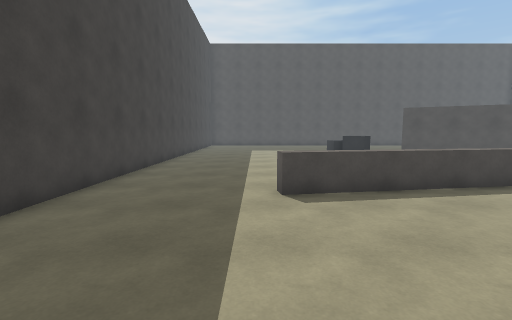
view 1 (above)

18 first-person views from a walk through a scene from a Unity 3-D project. The camera is 1.5 m above the floor, tilts 6° down and sees 85° across. The floor is counted in squares, 1 m on a side. Each view is taken from the middle of a square. On the plan, view 1 faces up. The plan holds only what a view shows up to about 14 squares ahead; the rest is blank. The player is left out.

view 2
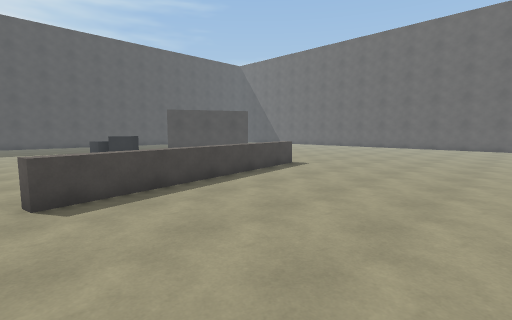

view 3
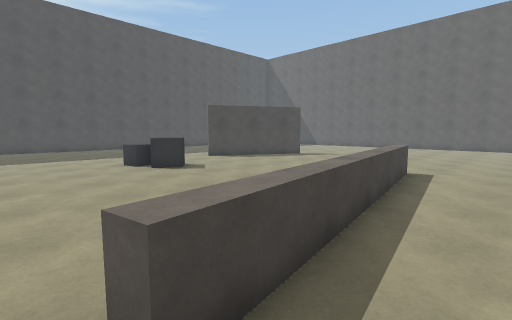

view 4
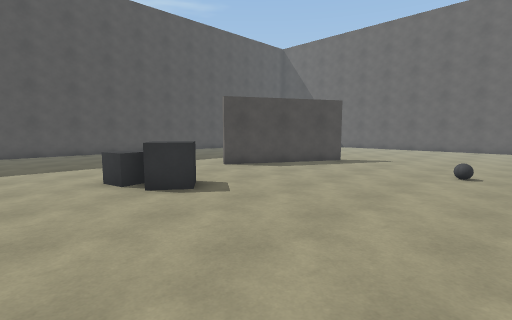

view 5
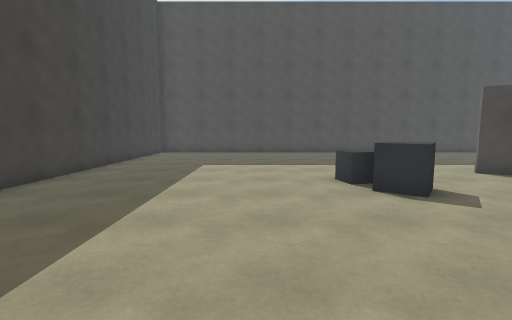

view 6
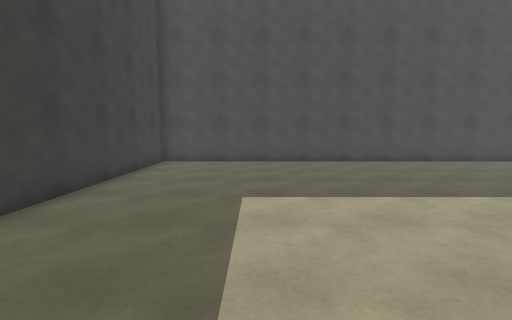

view 7
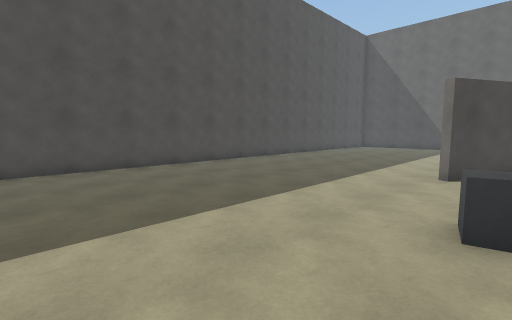

view 8
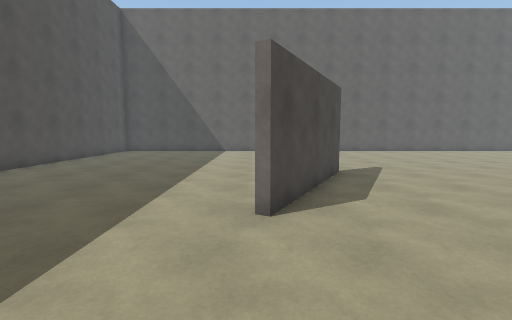

view 9
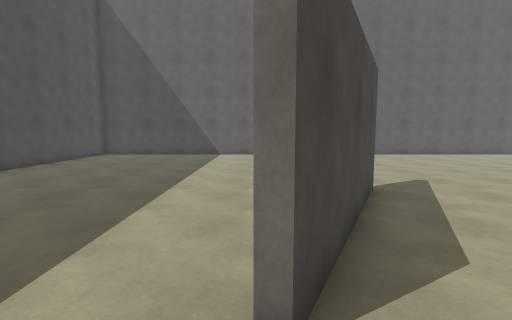

view 10
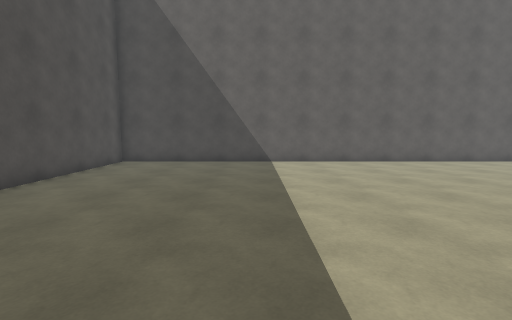

view 11
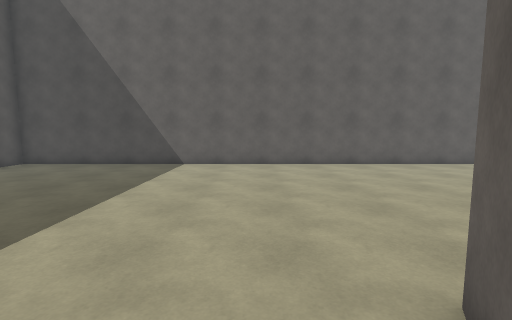

view 12
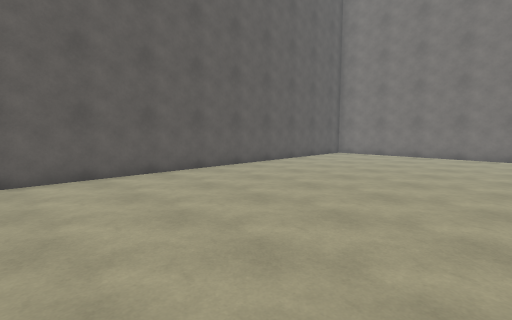

view 13
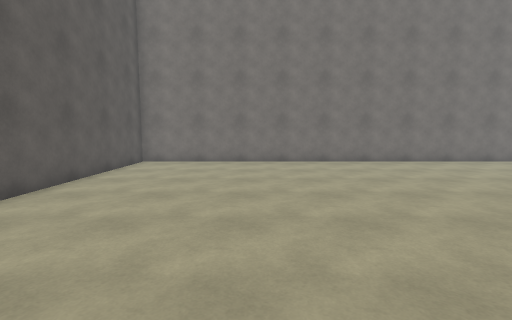

view 14
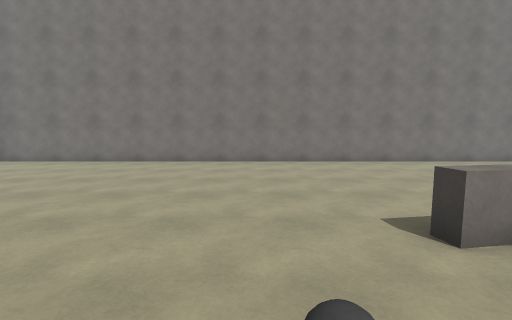

view 15
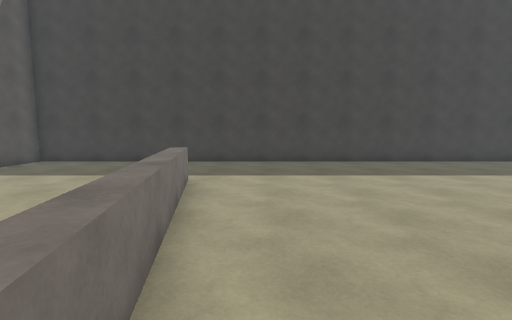

view 16
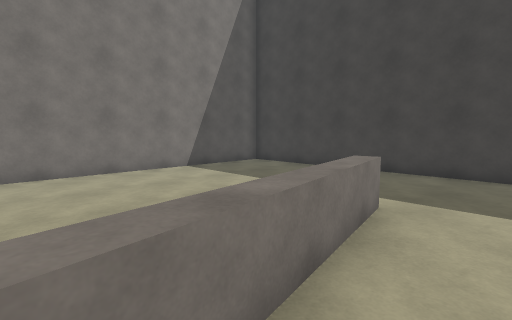

view 17
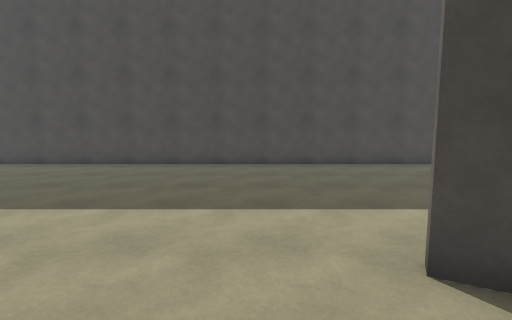

view 18
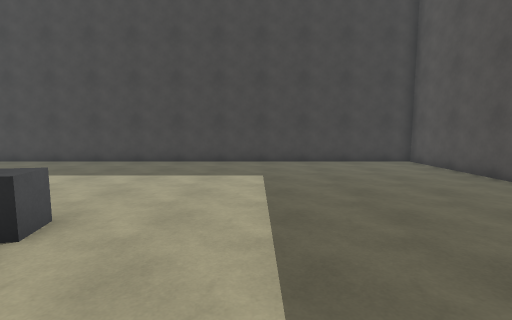

### Floor plan
Points are (right, up) in squares from view 1. A wall is a line through its corners. A room is listed if a view was taken in it or the views show most of it. See-through windows are left out.
Room 1 (views 1, 2, 3, 4, 5, 6, 7, 8, 9, 10, 11, 12, 13, 14, 15, 16, 17, 18)
walls: (14.3, 16.8) (15.3, 16.2); (15.1, 16) (9.8, 18.7) (9.9, 19.1); (-4.5, -1.5) (25.5, -1.5) (25.5, 28.5) (-4.5, 28.5) (-4.5, -1.5)
low walls: (9.6, 8.4) (10.4, 8.6) (10.5, 8.1) (0.6, 6.4) (0.5, 6.9) (8.2, 8.2)
objects: cube (5, 15) to (6, 17); cube (5, 17) to (5, 18)

Where each view was taken, in squares from view 1:
view 1: 0 up, 0 right, facing up
view 2: 0 up, 0 right, facing up-right
view 3: 5 up, 0 right, facing up-right
view 4: 9 up, 2 right, facing up-right
view 5: 9 up, 2 right, facing up
view 6: 15 up, 0 right, facing up
view 7: 17 up, 0 right, facing up-right
view 8: 19 up, 5 right, facing right
view 9: 19 up, 8 right, facing right
view 10: 22 up, 12 right, facing right
view 11: 18 up, 13 right, facing right
view 12: 16 up, 16 right, facing down-right
view 13: 12 up, 20 right, facing down
view 14: 12 up, 13 right, facing down
view 15: 9 up, 9 right, facing left
view 16: 9 up, 6 right, facing down-left
view 17: 16 up, 8 right, facing up
view 18: 21 up, 9 right, facing left
